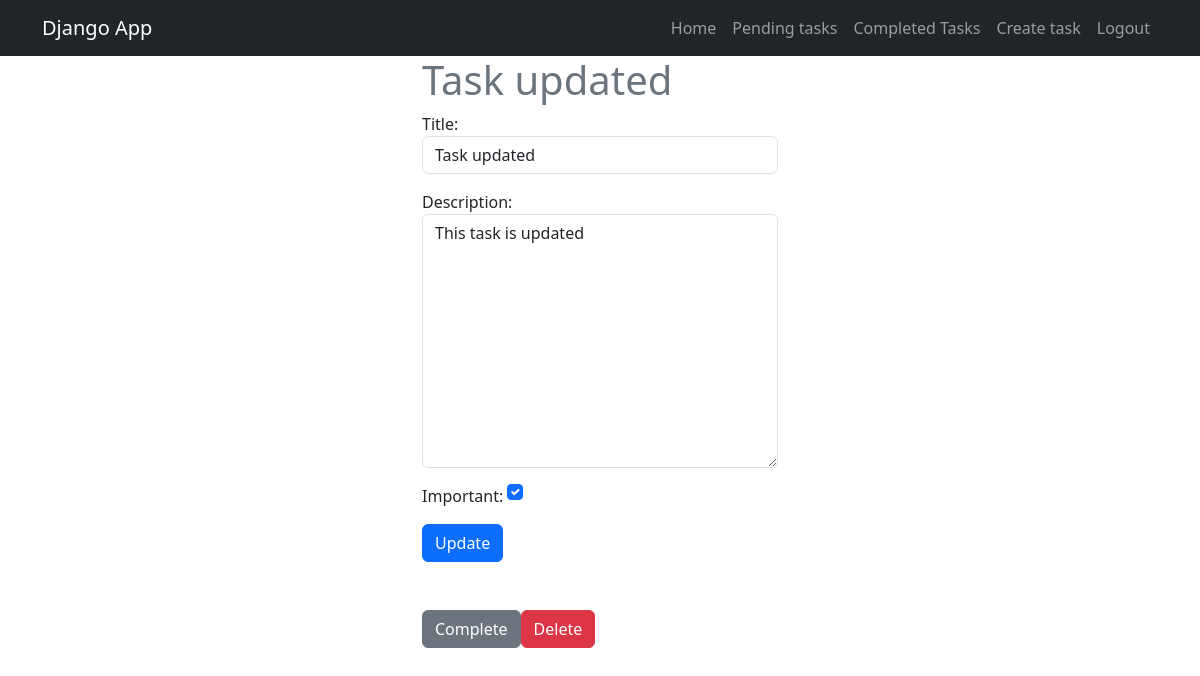
Before: /tasks/2/ (signed in) with the older database file.
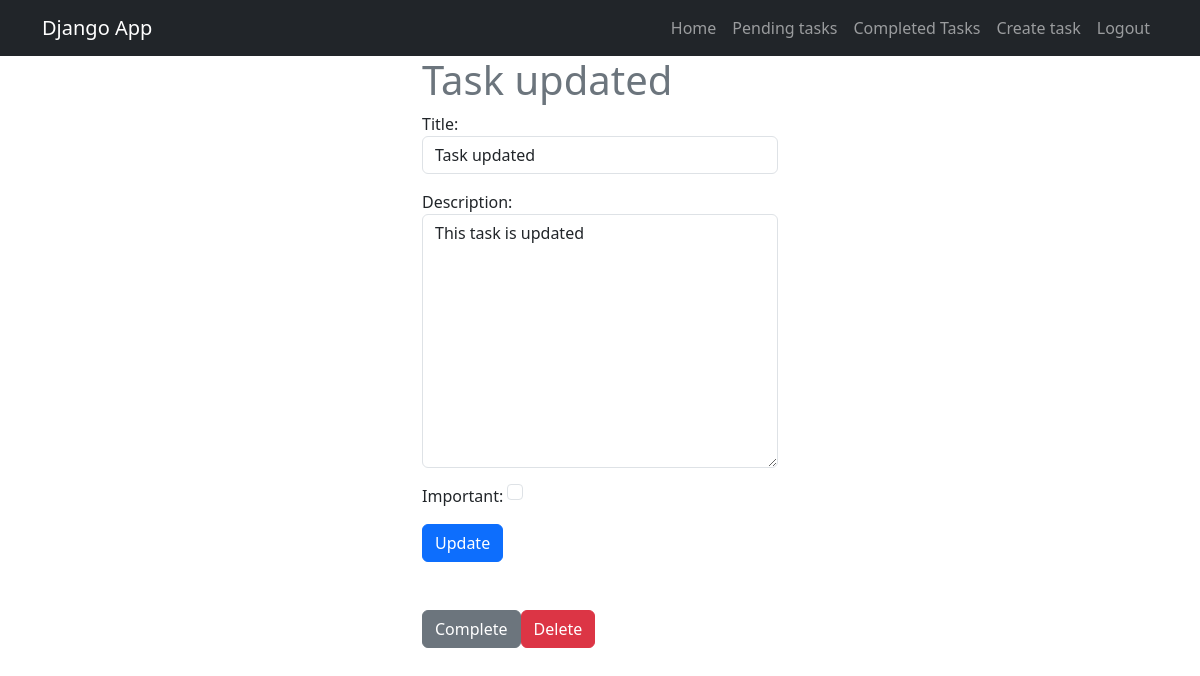
After: the same page with the newer database file.
### tasks/models.py (models this page shows, shortened)
class Task(models.Model):
    title = models.CharField(max_length=100)
    description = models.TextField(blank=True)
    created = models.DateTimeField(auto_now_add=True)
    datecompleted = models.DateTimeField(null=True, blank=True)
    important = models.BooleanField(default=False)
    user = models.ForeignKey(User, on_delete=models.CASCADE)

### tasks/views.py (the view, shortened to what this page needs)
# urls.py: path('tasks/<int:task_id>/', views.task_detail, name='task_detail'),
@login_required
def task_detail(request, task_id):
    if request.method == 'GET':
        task = get_object_or_404(Task, pk=task_id, user=request.user)
        form = TaskForm(instance=task)
        return render(request, 'task_detail.html', {
            'task': task,
            'form': form
        })

### tasks/forms.py
class TaskForm(forms.ModelForm):
    class Meta:
        model = Task
        fields = ['title', 'description', 'important']
        widgets = {
            'title': forms.TextInput(attrs={'class': 'form-control', 'placeholder': 'Write a title'}),
            'description': forms.Textarea(attrs={'class': 'form-control', 'placeholder': 'Write a description'}),
            'important': forms.CheckboxInput(attrs={'class': 'form-check-input m-auto'}),
        }

### tasks/templates/task_detail.html (shortened to what this page needs)
{% extends 'base.html' %}
{% block content %}
<main class="container">
    <div class="row">
        <div class="col-md-4 offset-md-4">
            <h1 class="text-secondary">{{task.title}}</h1>
                <form method="POST">
                    {{form.as_p}}
                    <button class="btn btn-primary">
                        Update
                    </button>
                </form>
            <div class="d-flex mt-5">
                <form action="{% url 'complete_task' task.id %}" method="POST">
                    <button class="btn btn-secondary">
                        Complete
                    </button>
                </form>
                <form action="{% url 'delete_task' task.id %}" method="POST">
                    <button class="btn btn-danger">
                        Delete
                    </button>
                </form>
            </div>
        </div>
    </div>
</main>
{% endblock %}

Changed rows visible on the page:
changed Task "Task updated": important "☑" → "☐"
